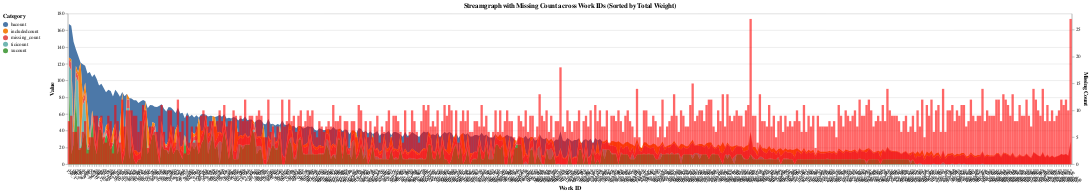

Here is the notebook cell this chart was saved with:
### Code cell
import altair as alt
import pandas as pd

# 假设 ji_min_max 和 work 数据已加载，以下是处理步骤：

# 复制 ji_min_max 数据，包含指定列
df = ji_min_max[['totalWeight', 'ticicount', 'xucount', 'bacount', 'includedcount']].copy()
df['workID'] = df.index

# 检查 work 表中的 workID 列是否存在
if 'workID' not in work.columns:
    work['workID'] = work.index

# 定义一个函数，计算给定 workID 的缺失值数量
def count_missing_values(work_id):
    # 指定不检查的列
    columns_to_exclude = ['Summary', 'UniformTitle', 'VariantTitle']  # 替换为不需要检查的实际列名
    columns_to_exclude += [col for col in work.columns if 'PY' in col]
    
    # 获取除去排除列的所有列
    columns_to_check = [col for col in work.columns if col not in columns_to_exclude]

    # 查找对应的 workID 行，并计算除去排除列后的缺失值数目
    work_row = work[work['workID'] == work_id]
    if work_row.empty:
        return len(columns_to_check)  
    
    # print(columns_to_check)
    return work_row[columns_to_check].isnull().sum(axis=1).values[0]



# 计算缺失值数量，并将其添加到 df 中
df['missing_count'] = df['workID'].apply(count_missing_values)



# 按 totalWeight 排序
df = df.sort_values(by='totalWeight', ascending=False)

df = df.reset_index(drop=True)  # 重置索引并丢弃原来的索引
df['workID'] = df['workID'].astype(str) + "_" + (df.index + 1).astype(str)

# 提取 missing_count 列，用于创建柱状图
missing_counts = df[['workID', 'missing_count']]


# 移除 totalWeight 列，确保不在图中显示
df = df.drop(columns=['totalWeight'])

# 使用 melt 转换数据格式
df_melted = df.melt(id_vars=['workID'], var_name='category', value_name='value')

# 创建堆叠的 Streamgraph 图层
streamgraph = alt.Chart(df_melted).mark_area().encode(
    x=alt.X('workID:O', sort=None, axis=alt.Axis(title='Work ID', labelAngle=45, labelFontSize=10)),
    y=alt.Y('value:Q', stack='zero', axis=alt.Axis(title='Value')),  # 正常堆叠
    color=alt.Color('category:N', legend=alt.Legend(title="Category", orient="left")),
    tooltip=['workID:O', 'category:N', 'value:Q']  # 添加 tooltip 显示详细信息
).properties(
    width=3600,
    height=300
)

# 创建柱状图图层显示 missing_count
missing_bar = alt.Chart(missing_counts).mark_bar(color='red', opacity=0.6).encode(
    x=alt.X('workID:O', sort=None, axis=alt.Axis(title='Work ID', labelAngle=45, labelFontSize=10, labels=True)),
    y=alt.Y('missing_count:Q', axis=alt.Axis(title='Missing Count')),
    tooltip=['workID:O', 'missing_count:Q']
)

# 将两层图表合并
chart = alt.layer(streamgraph, missing_bar).resolve_scale(
    y='independent'  # 独立的 Y 轴，以便展示两个不同的度量
).properties(
    title="Streamgraph with Missing Count across Work IDs (Sorted by Total Weight)"
)

chart

### Figure 1 — Vega specification as saved in the notebook (floating-point values rounded to 4 significant figures; data arrays with more than 128 entries replaced by an {"elided": "..."} marker saying what was removed)
{"$schema": "https://vega.github.io/schema/vega/v5.json", "data": [{"name": "source_0", "values": {"elided": "2165 records"}}, {"name": "source_1", "values": {"elided": "433 records"}}, {"name": "source_0_x_domain_workID_0", "values": {"elided": "433 records"}}, {"name": "source_1_x_domain_workID_1", "values": {"elided": "433 records"}}, {"name": "source_0_color_domain_category", "values": [{"category": "ticicount"}, {"category": "xucount"}, {"category": "bacount"}, {"category": "includedcount"}, {"category": "missing_count"}]}], "marks": [{"type": "group", "name": "layer_0_pathgroup", "from": {"facet": {"data": "source_0", "name": "faceted_path_layer_0_main", "groupby": ["category"]}}, "encode": {"update": {"width": {"field": {"signal": null, "datum": null, "group": "width", "parent": null}}, "height": {"field": {"signal": null, "datum": null, "group": "height", "parent": null}}}}, "marks": [{"type": "area", "name": "layer_0_marks", "from": {"data": "faceted_path_layer_0_main"}, "sort": {"field": "x"}, "encode": {"update": {"orient": {"value": "vertical"}, "y": {"field": "value_end", "scale": "layer_0_y"}, "defined": {"signal": "isValid(datum[\"value\"]) && isFinite(+datum[\"value\"])"}, "fill": {"field": "category", "scale": "color"}, "tooltip": {"signal": "{\"workID\": isValid(datum[\"workID\"]) ? datum[\"workID\"] : \"\"+datum[\"workID\"], \"category\": isValid(datum[\"category\"]) ? datum[\"category\"] : \"\"+datum[\"category\"], \"value\": format(datum[\"value\"], \"\")}"}, "x": {"field": "workID", "scale": "x", "band": 0.5}, "y2": {"field": "value_start", "scale": "layer_0_y"}}}, "style": ["area"]}]}, {"type": "rect", "name": "layer_1_marks", "from": {"data": "source_1"}, "encode": {"update": {"fill": {"value": "red"}, "x": {"field": "workID", "scale": "x"}, "width": {"signal": "max(0.25, bandwidth('x'))"}, "opacity": {"value": 0.6}, "tooltip": {"signal": "{\"workID\": isValid(datum[\"workID\"]) ? datum[\"workID\"] : \"\"+datum[\"workID\"], \"missing_count\": format(datum[\"missing_count\"], \"\")}"}, "y": {"field": "missing_count_end", "scale": "layer_1_y"}, "y2": {"field": "missing_count_start", "scale": "layer_1_y"}}}, "style": ["bar"]}], "scales": [{"name": "x", "type": "band", "domain": {"fields": [{"data": "source_0_x_domain_workID_0", "field": "workID"}, {"data": "source_1_x_domain_workID_1", "field": "workID"}]}, "range": [0, {"signal": "width"}], "paddingOuter": 0, "paddingInner": 0}, {"name": "color", "type": "ordinal", "domain": {"data": "source_0_color_domain_category", "field": "category", "sort": true}, "range": "category"}, {"name": "layer_0_y", "type": "linear", "domain": {"data": "source_0", "fields": ["value_start", "value_end"]}, "range": [{"signal": "height"}, 0], "zero": true, "nice": true}, {"name": "layer_1_y", "type": "linear", "domain": {"data": "source_1", "fields": ["missing_count_start", "missing_count_end"]}, "range": [{"signal": "height"}, 0], "zero": true, "nice": true}], "axes": [{"scale": "layer_0_y", "ticks": false, "zindex": 0, "minExtent": 0, "labels": false, "orient": "left", "maxExtent": 0, "domain": false, "tickCount": {"signal": "ceil(height/40)"}, "aria": false, "gridScale": "x", "grid": true}, {"scale": "x", "orient": "bottom", "title": "Work ID", "labels": true, "labelFontSize": 10, "grid": false, "labelAngle": 45, "labelAlign": "left", "labelBaseline": "top", "zindex": 0}, {"scale": "layer_0_y", "title": "Value", "grid": false, "labelOverlap": true, "tickCount": {"signal": "ceil(height/40)"}, "zindex": 0, "orient": "left"}, {"scale": "layer_1_y", "grid": false, "orient": "right", "labelOverlap": true, "zindex": 0, "title": "Missing Count", "tickCount": {"signal": "ceil(height/40)"}}], "title": {"text": "Streamgraph with Missing Count across Work IDs (Sorted by Total Weight)", "frame": "group"}, "width": 3600, "background": "white", "height": 300, "style": "cell", "padding": 5, "legends": [{"orient": "left", "title": "Category", "fill": "color", "symbolType": "circle"}]}
